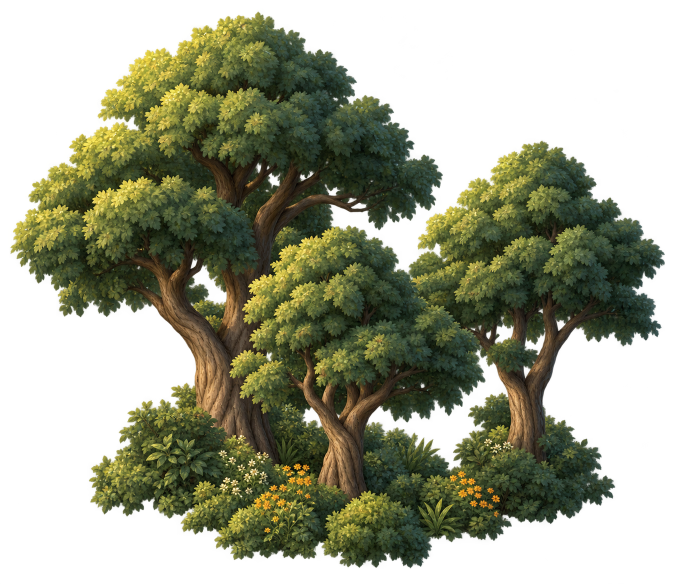
#> input picture godot3d/assets/terrain/painterly/forest_cluster_v5.png, 1347 x 1167 px (shown at 1/2 size)
$ python build_prop_atlas.py
#> lines starting #> are read from the running program, lines starting #| are printed output that depends on the picture
"""Bake the Kestrel prop atlas from the game's own painted sprites (spec addendum W5).
Usage: python3 tools/ui/build_prop_atlas.py  (writes godot3d/assets/world/props_atlas.png and .json)"""
import colorsys, json, pathlib, random
from PIL import Image, ImageDraw, ImageEnhance, ImageFilter

REPO = pathlib.Path(__file__).absolute().parents[2]
SIZE = 1024
GUTTER = 4  # each sprite's edge pixels repeat this far out, so sampling across a sprite edge reads its own colour
PAD = 2 * GUTTER  # between sprites: both gutters, so neighbours never bleed into each other down to the 1/8 mip
# name: (source, target width, kind, sink as a fraction of the card height)
SPRITES = {
    "forest": (REPO / "godot3d/assets/terrain/painterly/forest_cluster_v5.png", 500, "card", 0.10),
    "forest_dry": (None, 500, "card", 0.10),
    "scrub": (REPO / "assets/scrub_cluster_v1.png", 240, "card", 0.12),
    "rock": (REPO / "assets/rock_cluster_v1.png", 240, "card", 0.14),
    "ore": (REPO / "assets/ore_crystals_v1.png", 240, "card", 0.12),
    "alloy": (None, 240, "card", 0.12),
    "crater": (REPO / "assets/crater_v1.png", 240, "decal", 0.0),
    "pebbles": (None, 120, "decal", 0.0),
    "shadow": (None, 120, "decal", 0.0),
}


def crop_to_alpha(im):
    box = im.getchannel("A").point(lambda a: 255 if a > 8 else 0).getbbox()
    return im.crop(box) if box else im


def fit(im, width):
    im = crop_to_alpha(im.convert("RGBA"))
    return im.resize((width, max(1, round(im.height * width / im.width))), Image.LANCZOS)


def dry(im):
    """gen.py's 'dry' filter: saturate(.75) sepia(.25) brightness(.95)."""
    rgb, a = im.convert("RGB"), im.getchannel("A")
    rgb = ImageEnhance.Color(rgb).enhance(0.75)
    sep = Image.merge("RGB", [c.point(lambda v, k=k: min(255, int(v * k))) for c, k in zip(rgb.convert("L").convert("RGB").split(), (1.07, 0.95, 0.74))])
    rgb = Image.blend(rgb, sep, 0.25)
    rgb = ImageEnhance.Brightness(rgb).enhance(0.95)
    return Image.merge("RGBA", (*rgb.split(), a))


def hue_rotate(im, degrees):
    px = im.load()
    out = im.copy()
    po = out.load()
    for y in range(im.height):
        for x in range(im.width):
            r, g, b, a = px[x, y]
            h, l, s = colorsys.rgb_to_hls(r / 255, g / 255, b / 255)
            r2, g2, b2 = colorsys.hls_to_rgb((h + degrees / 360) % 1, l, s)
            po[x, y] = (int(r2 * 255), int(g2 * 255), int(b2 * 255), a)
    return out


def pebbles(w):
    im = Image.new("RGBA", (w, w // 2), (0, 0, 0, 0))
    d = ImageDraw.Draw(im)
    rng = random.Random(11)
    for _ in range(26):
        x, y = rng.randint(6, w - 6), rng.randint(4, w // 2 - 4)
        rx, ry = rng.randint(3, 6), rng.randint(2, 4)
        d.ellipse((x - rx, y - ry, x + rx, y + ry), fill=rng.choice([(154, 165, 168, 235), (125, 135, 139, 235), (181, 190, 192, 235)]))
    return im


def shadow(w):
    im = Image.new("RGBA", (w, w // 3), (0, 0, 0, 0))
    ImageDraw.Draw(im).ellipse((6, 4, w - 6, w // 3 - 4), fill=(10, 15, 8, 150))
    return im.filter(ImageFilter.GaussianBlur(5))


def extrude(im, k):
    """`im` with its edge pixels repeated `k` px outward on every side (corners take the corner pixel)."""
    w, h = im.size
    out = Image.new("RGBA", (w + 2 * k, h + 2 * k), (0, 0, 0, 0))
    out.paste(im, (k, k))
    out.paste(im.crop((0, 0, 1, h)).resize((k, h), Image.NEAREST), (0, k))
    out.paste(im.crop((w - 1, 0, w, h)).resize((k, h), Image.NEAREST), (w + k, k))
    out.paste(im.crop((0, 0, w, 1)).resize((w, k), Image.NEAREST), (k, 0))
    out.paste(im.crop((0, h - 1, w, h)).resize((w, k), Image.NEAREST), (k, h + k))
    for cx, cy, ox, oy in ((0, 0, 0, 0), (w - 1, 0, w + k, 0), (0, h - 1, 0, h + k), (w - 1, h - 1, w + k, h + k)):
        out.paste(im.getpixel((cx, cy)), (ox, oy, ox + k, oy + k))
    return out


def build(png_out, json_out):
    images = {}
    for name, (src, width, _kind, _sink) in SPRITES.items():
        if name == "forest_dry":
            images[name] = dry(images["forest"])
        elif name == "alloy":
            images[name] = hue_rotate(images["ore"], 95)
        elif name == "pebbles":
            images[name] = pebbles(width)
        elif name == "shadow":
            images[name] = shadow(width)
        else:
            images[name] = fit(Image.open(src), width)
#> in crop_to_alpha, `box = im.getchannel("A").point(lambda a: 255 if a > 8 else 0).getbbox()`: box = (20, 22, 1330, 1137)
#> in crop_to_alpha, `return im.crop(box) if box else im`:
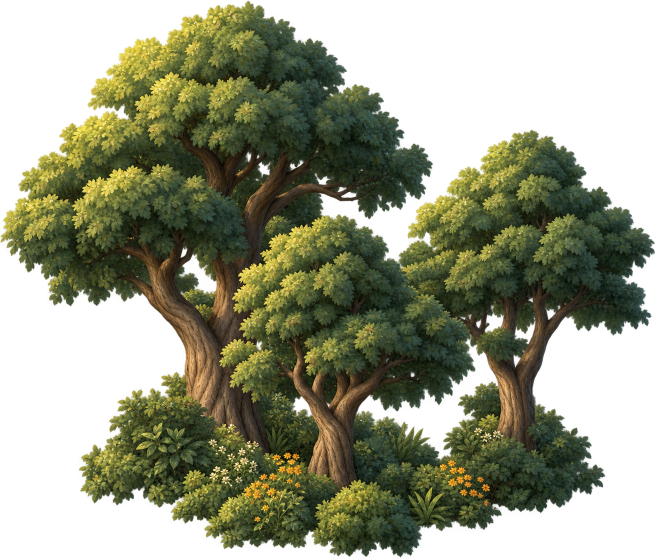
#> returned value: PIL image 1310x1115 RGBA (shown at 1/2 size); mean R, G, B, A 48.4, 51.3, 26.2, 145.5; transparent parts drawn white
#> in fit, `return im.resize((width, max(1, round(im.height * width / im.width))),..`:
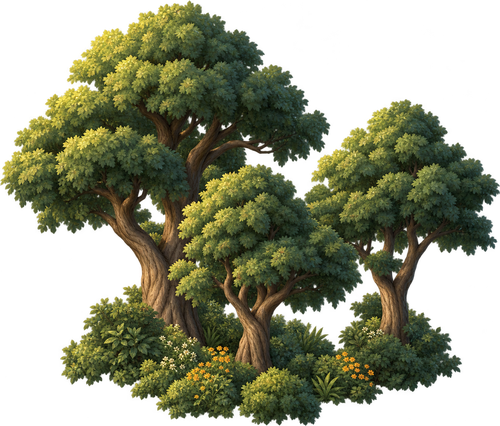
#> returned value: PIL image 500x426 RGBA; mean R, G, B, A 47.9, 50.7, 25.9, 145.6; transparent parts drawn white
#> pass 3 of the loop in build, `for name, (src, width, _kind, _sink) in SPRITES.items():`:
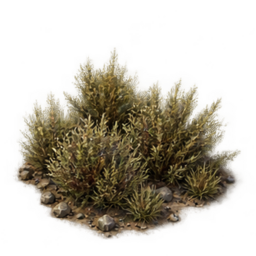
#> input picture assets/scrub_cluster_v1.png, 256 x 256 px
#> box = (13, 47, 243, 240)
#> in crop_to_alpha (call 2), `return im.crop(box) if box else im`:
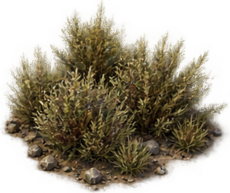
#> returned value: PIL image 230x193 RGBA; mean R, G, B, A 65.2, 55.5, 31.5, 135.4; transparent parts drawn white
#> in fit (call 2), `return im.resize((width, max(1, round(im.height * width / im.width))),..`:
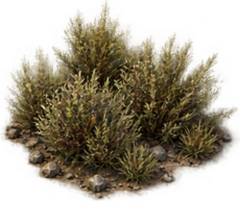
#> returned value: PIL image 240x201 RGBA; mean R, G, B, A 65, 55.2, 31.3, 135.4; transparent parts drawn white
#> the loop made 9 passes; the first 3 are shown
    atlas = Image.new("RGBA", (SIZE, SIZE), (0, 0, 0, 0))
#> atlas: PIL image 1024x1024 RGBA; every value is 0
    meta = {"size": [SIZE, SIZE], "sprites": {}}
    x = y = GUTTER
    row_h = 0
    for name in SPRITES:
        im = images[name]
        if x + im.width + GUTTER > SIZE:
            x, y, row_h = GUTTER, y + row_h + PAD, 0
        if y + im.height + GUTTER > SIZE:
            raise SystemExit("atlas overflow at " + name)
        atlas.paste(extrude(im, GUTTER), (x - GUTTER, y - GUTTER))
        _, _, kind, sink = SPRITES[name]
        meta["sprites"][name] = {"rect": [x, y, im.width, im.height], "uv": [x / SIZE, y / SIZE, im.width / SIZE, im.height / SIZE],
                                 "aspect": im.height / im.width, "sink": sink, "kind": kind}
        x += im.width + PAD
        row_h = max(row_h, im.height)
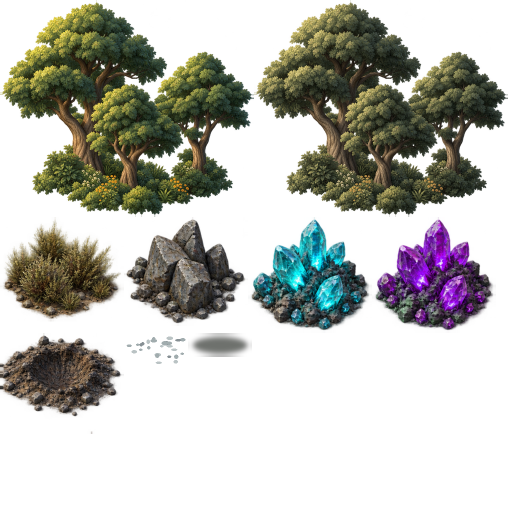
#> atlas: PIL image 1024x1024 RGBA (shown at 1/2 size); mean R, G, B, A 31.9, 32.2, 25.2, 93.7; transparent parts drawn white
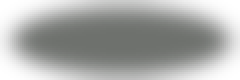
#> im: PIL image 120x40 RGBA (shown 2 times larger); mean R, G, B, A 5.8, 8.7, 4.7, 87; transparent parts drawn white
#> after the loop, meta = 2 items; row_h = 194; x = 508; y = 670
    pathlib.Path(png_out).parent.mkdir(parents=True, exist_ok=True)
    atlas.save(png_out)
    pathlib.Path(json_out).write_text(json.dumps(meta, indent=1) + "\n")


if __name__ == "__main__":
    out = REPO / "godot3d/assets/world"
    build(out / "props_atlas.png", out / "props_atlas.json")
    print(out / "props_atlas.png")
